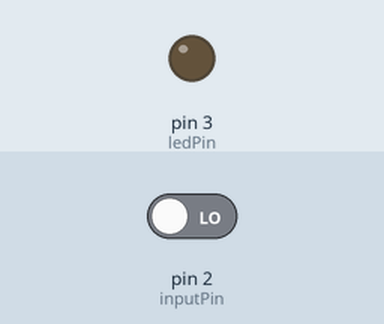
A sketch run on a simulated Arduino Uno, built with avr-gcc and run on an emulated ATmega328P. Parts: output pins drawn as LEDs (lit = HIGH). The test bench sets the inputs (shaded band); at power-on: pin 2 (inputPin) LOW.

Above: at 1.2 s.
1.3 s: pin 2 (inputPin) driven HIGH
At 2.4 s:
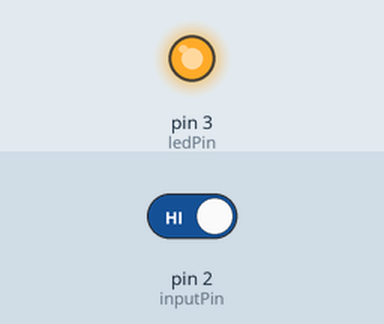
2.8 s: pin 2 (inputPin) driven LOW
At 3.5 s:
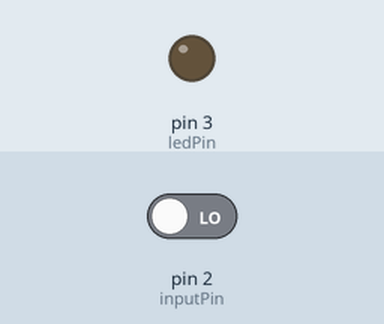
Timing chart, 0 to 5.8 s (numbered marks = the images above; inputs shaded):
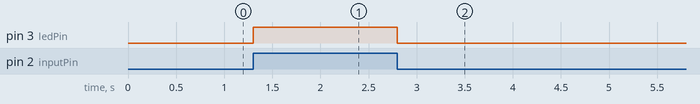

The sketch:

pir.ino
```cpp
int ledPin = 3; //pin for the led
int inputPin = 2; //input pin for pir
int val = 0;

void setup(){
  pinMode(ledPin, OUTPUT);
  pinMode(inputPin, INPUT);
}
void loop(){
  val = digitalRead(inputPin);
  if (val == HIGH){
    digitalWrite(ledPin, HIGH);
  } else{
    digitalWrite(ledPin, LOW);
  }
}
```

Measured:
- after the input at 1.3 s, pin 3 (ledPin): LOW → HIGH at once
- after the input at 2.8 s, pin 3 (ledPin): HIGH → LOW at once
